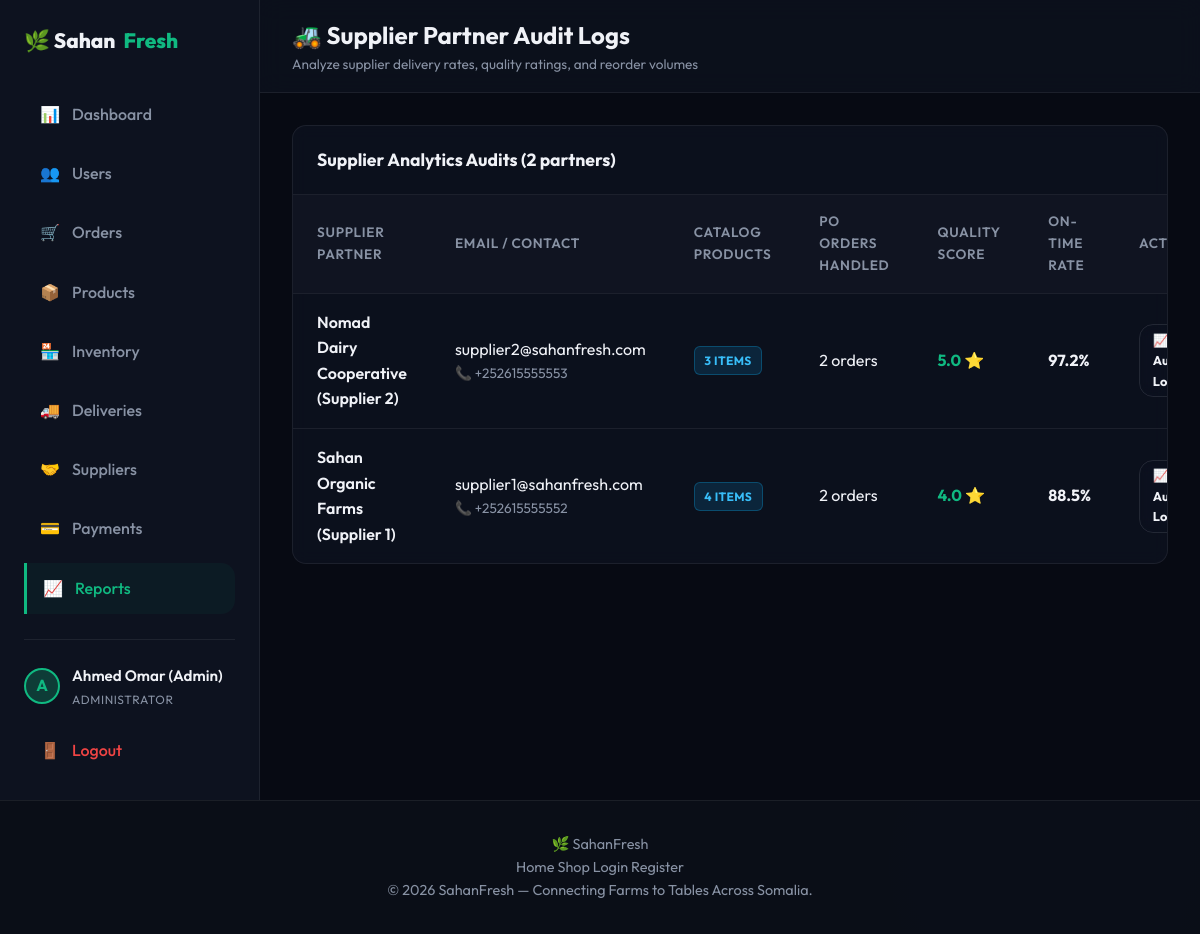
Page /reports/suppliers.php (signed in) on the committed database.
### tables this page shows
CREATE TABLE IF NOT EXISTS `users` (
  `id` INT AUTO_INCREMENT PRIMARY KEY,
  `name` VARCHAR(100) NOT NULL,
  `email` VARCHAR(100) NOT NULL UNIQUE,
  `password` VARCHAR(255) NOT NULL,
  `role` ENUM('admin', 'supplier', 'customer', 'driver') NOT NULL,
  `phone` VARCHAR(20) DEFAULT NULL,
  `address` TEXT DEFAULT NULL,
  `created_at` TIMESTAMP DEFAULT CURRENT_TIMESTAMP,
  `updated_at` TIMESTAMP DEFAULT CURRENT_TIMESTAMP ON UPDATE CURRENT_TIMESTAMP
);

### reports/suppliers.php (the view, shortened to what this page needs)
<?php
require_once __DIR__ . '/../config/database.php';
$suppliers = $conn->query("
    SELECT u.id, u.name, u.email, u.phone,
    (SELECT COUNT(*) FROM products WHERE supplier_id = u.id) as total_products,
    (SELECT COUNT(*) FROM purchase_orders WHERE supplier_id = u.id) as total_purchase_orders,
    (SELECT COALESCE(AVG(rating), 0) FROM supplier_performance WHERE supplier_id = u.id) as avg_rating,
    (SELECT COALESCE(AVG(ontime_delivery_rate), 100) FROM supplier_performance WHERE supplier_id = u.id) as avg_ontime
    FROM users u
    WHERE u.role = 'supplier'
    ORDER BY avg_rating DESC
")->fetchAll(PDO::FETCH_ASSOC);
include __DIR__ . '/../includes/header.php';
?>
<div class="dashboard-layout">
<?php include __DIR__ . '/../includes/sidebar.php'; ?>
<div class="dashboard-main">
<div class="dashboard-header">
    <div class="dashboard-title">
        <h2>🚜 Supplier Partner Audit Logs</h2>
        <p>Analyze supplier delivery rates, quality ratings, and reorder volumes</p>
    </div>
</div>
<div class="dashboard-content">
    <div class="table-container">
        <div class="table-header-bar">
            <div class="table-title">Supplier Analytics Audits (<?php echo count($suppliers); ?> partners)</div>
        </div>
        <table class="admin-table">
            <thead>
                <tr>
                    <th>Supplier Partner</th>
                    <th>Email / Contact</th>
                    <th>Catalog Products</th>
                    <th>PO Orders Handled</th>
                    <th>Quality Score</th>
                    <th>On-Time Rate</th>
                    <th>Action</th>
                </tr>
            </thead>
            <tbody>
                <?php foreach ($suppliers as $s): ?>
                <tr>
                    <td style="font-weight:600;"><?php echo htmlspecialchars($s['name']); ?></td>
                    <td>
                        <div><?php echo htmlspecialchars($s['email']); ?></div>
                        <div style="font-size:0.85rem; color:var(--text-muted);">📞 <?php echo htmlspecialchars($s['phone'] ?? 'N/A'); ?></div>
                    </td>
                    <td><span class="badge badge-info"><?php echo $s['total_products']; ?> items</span></td>
                    <td><?php echo $s['total_purchase_orders']; ?> orders</td>
                    <td style="font-weight:700; color:var(--primary);">
                        <?php
                        $rating = (float)$s['avg_rating'];
                        echo $rating > 0 ? number_format($rating, 1) . ' ⭐' : '<span style="color:var(--text-muted); font-weight:normal;">Unrated</span>';
                        ?>
                    </td>
                    <td style="font-weight:700;">
                        <?php echo number_format((float)$s['avg_ontime'], 1); ?>%
                    </td>
                    <td>
                        <a href="<?php echo BASE_URL; ?>suppliers/performance.php?supplier_id=<?php echo $s['id']; ?>" class="btn btn-secondary" style="font-size:0.8rem; padding:0.3rem 0.8rem;">📈 Audit Logs</a>
                    </td>
                </tr>
                <?php endforeach; ?>
            </tbody>
        </table>
    </div>
</div>
</div>
</div>
<?php include __DIR__ . '/../includes/footer.php'; ?>

### assets/css/style.css (style rules this page uses)
:root { --bg-main: #07090f; --bg-card: rgba(13, 18, 32, 0.8); --bg-header: rgba(7, 9, 15, 0.7); --border-color: rgba(255, 255, 255, 0.07); --primary: #10b981; --primary-hover: #059669; --primary-glow: rgba(16, 185, 129, 0.25); --accent: #6366f1; --accent-glow: rgba(99, 102, 241, 0.2); --danger: #ef4444; --warning: #f59e0b; --info: #0ea5e9; --text-main: #f0f2f7; --text-muted: #8892a4; --text-dark: #111827; --font-sans: 'Outfit', -apple-system, BlinkMacSystemFont, "Segoe UI", Roboto, sans-serif; --transition: all 0.3s cubic-bezier(0.4, 0, 0.2, 1); --radius: 14px; --radius-sm: 8px; }
* { margin: 0; padding: 0; box-sizing: border-box; }
body { font-family: var(--font-sans); background-color: var(--bg-main); color: var(--text-main); line-height: 1.6; min-height: 100vh; display: flex; flex-direction: column; overflow-x: hidden; }
body::before { content: ''; position: fixed; top: -20%; left: -15%; width: 55%; height: 55%; background: radial-gradient(circle, rgba(16, 185, 129, 0.04) 0%, transparent 70%); z-index: -1; pointer-events: none; }
body::after { content: ''; position: fixed; bottom: -20%; right: -15%; width: 55%; height: 55%; background: radial-gradient(circle, rgba(99, 102, 241, 0.04) 0%, transparent 70%); z-index: -1; pointer-events: none; }
a { color: inherit; text-decoration: none; transition: var(--transition); }
.btn { display: inline-flex; align-items: center; justify-content: center; padding: 0.65rem 1.3rem; font-weight: 700; border-radius: var(--radius); transition: var(--transition); cursor: pointer; font-size: 0.9rem; border: none; gap: 0.5rem; letter-spacing: .01em; font-family: var(--font-sans); }
.btn-secondary { background-color: transparent; border: 1px solid rgba(255,255,255,.1); color: var(--text-main); backdrop-filter: blur(8px); }

### assets/css/admin.css (style rules this page uses)
.dashboard-layout { display: flex; min-height: 100vh; width: 100%; }
.dashboard-main { flex-grow: 1; display: flex; flex-direction: column; background-color: #070a13; overflow-y: auto; }
.dashboard-header { background-color: rgba(13, 18, 31, 0.8); backdrop-filter: blur(12px); border-bottom: 1px solid var(--border-color); padding: 1rem 2rem; display: flex; justify-content: space-between; align-items: center; position: sticky; top: 0; z-index: 90; }
.dashboard-title h2 { font-size: 1.5rem; font-weight: 700; }
.dashboard-title p { font-size: 0.85rem; color: var(--text-muted); }
.dashboard-content { padding: 2rem; max-width: 1400px; width: 100%; margin: 0 auto; }
.table-container { background: var(--bg-card); border: 1px solid var(--border-color); border-radius: var(--radius); overflow: hidden; margin-bottom: 2rem; backdrop-filter: blur(8px); }
.table-header-bar { padding: 1.25rem 1.5rem; border-bottom: 1px solid var(--border-color); display: flex; justify-content: space-between; align-items: center; flex-wrap: wrap; gap: 1rem; }
.table-title { font-size: 1.1rem; font-weight: 700; }
.admin-table { width: 100%; border-collapse: collapse; text-align: left; }
.admin-table th, .admin-table td { padding: 1rem 1.5rem; border-bottom: 1px solid var(--border-color); }
.admin-table th { background-color: rgba(255, 255, 255, 0.02); color: var(--text-muted); font-size: 0.85rem; font-weight: 600; text-transform: uppercase; letter-spacing: 0.05em; }
.admin-table tr:last-child td { border-bottom: none; }
.badge { display: inline-flex; align-items: center; padding: 0.25rem 0.6rem; font-size: 0.75rem; font-weight: 700; border-radius: 6px; text-transform: uppercase; letter-spacing: 0.03em; }
.badge-info { background-color: rgba(14, 165, 233, 0.15); color: #38bdf8; border: 1px solid rgba(14, 165, 233, 0.3); }

### rows in the picture
users: name "Nomad Dairy Cooperative (Supplier 2)", email "supplier2@sahanfresh.com", phone "+252615555553", total_products "3", total_purchase_orders "2", rating "5.0", avg_ontime "97.2"
users: name "Sahan Organic Farms (Supplier 1)", email "supplier1@sahanfresh.com", phone "+252615555552", total_products "4", total_purchase_orders "2", rating "4.0", avg_ontime "88.5"

### other values in the picture
$item['icon'] "📊"
$item['label'] "Dashboard"
$item['icon'] "👥"
$item['label'] "Users"
$item['icon'] "🛒"
$item['label'] "Orders"
$item['icon'] "📦"
$item['label'] "Products"
$item['icon'] "🏪"
$item['label'] "Inventory"
$item['icon'] "🚚"
$item['label'] "Deliveries"
$item['icon'] "🤝"
$item['label'] "Suppliers"
$item['icon'] "💳"
